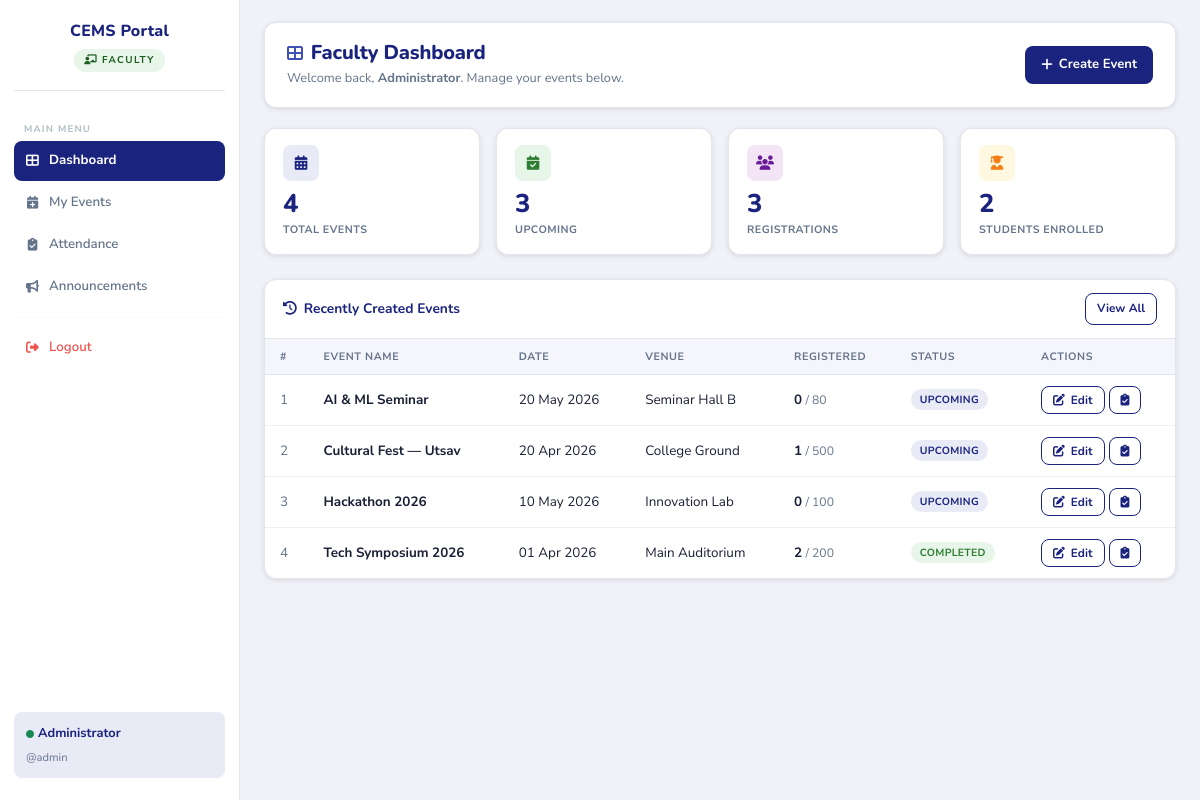
Page /faculty/dashboard.php (signed in) on the earlier database version.
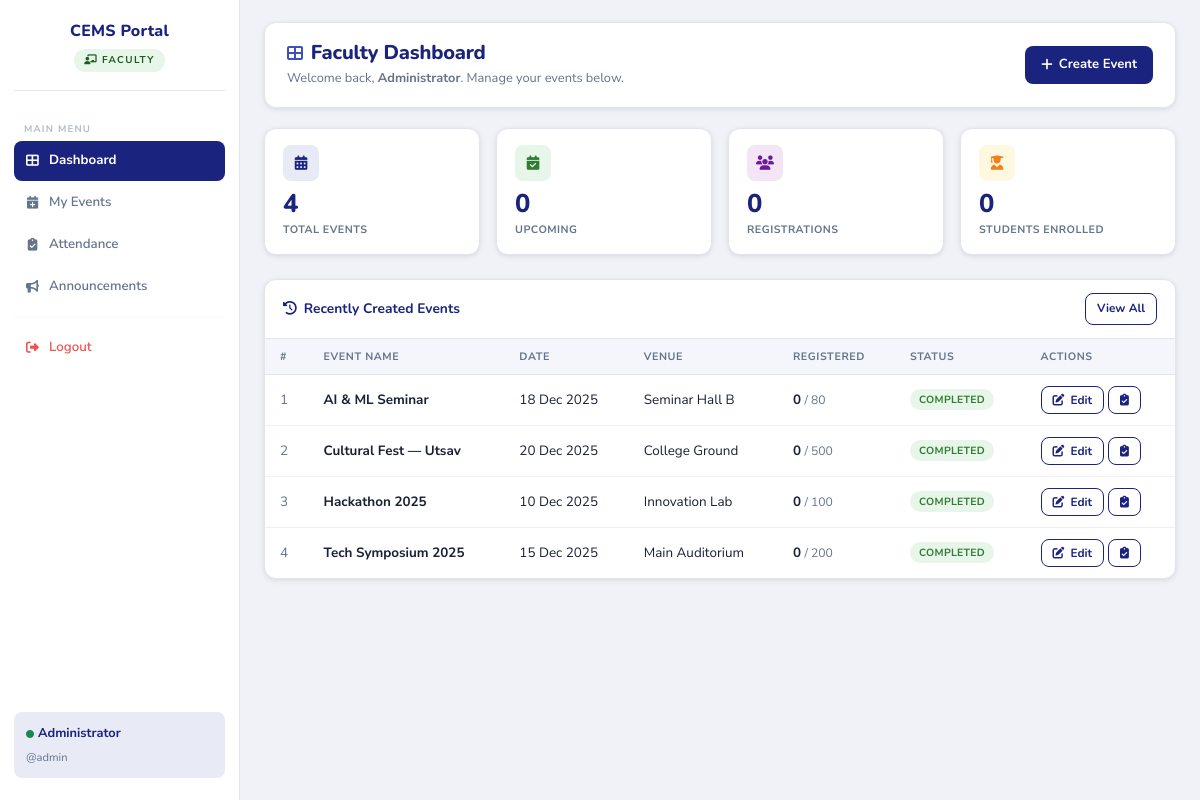
Same page on the later database version.
### tables this page shows
CREATE TABLE events (
    event_id         INT AUTO_INCREMENT PRIMARY KEY,
    event_name       VARCHAR(200) NOT NULL,
    description      TEXT         DEFAULT NULL,
    venue            VARCHAR(200) DEFAULT NULL,
    event_date       DATE         NOT NULL,
    event_time       TIME         DEFAULT NULL,
    capacity         INT          DEFAULT NULL,
    status           ENUM('Pending','Approved','Rejected') NOT NULL DEFAULT 'Pending',
    rejection_reason VARCHAR(500) DEFAULT NULL,
    created_by       INT          NOT NULL,
    created_at       TIMESTAMP    DEFAULT CURRENT_TIMESTAMP,
    FOREIGN KEY (created_by) REFERENCES faculty(faculty_id) ON DELETE CASCADE
);

### faculty/dashboard.php (the view, shortened to what the changed rows need)
<?php
require_once('../config/db.php');
$faculty_id   = $_SESSION['faculty_id'];
$total_events = $upcoming_events = $total_regs = $pending = 0;
try {
    $s = $conn->prepare("SELECT COUNT(*) c FROM events WHERE created_by=? AND event_date>=CURDATE()");
    $s->bind_param("i",$faculty_id); $s->execute();
    $upcoming_events = $s->get_result()->fetch_assoc()['c'];
    $s = $conn->prepare("SELECT COUNT(*) c FROM registrations r JOIN events e ON r.event_id=e.event_id WHERE e.created_by=?");
    $s->bind_param("i",$faculty_id); $s->execute();
    $total_regs = $s->get_result()->fetch_assoc()['c'];
    $s = $conn->prepare("SELECT COUNT(DISTINCT r.student_id) c FROM registrations r JOIN events e ON r.event_id=e.event_id WHERE e.created_by=?");
    $s->bind_param("i",$faculty_id); $s->execute();
    $pending = $s->get_result()->fetch_assoc()['c'];
} catch(Exception $e){}
$recent = [];
try {
    $s = $conn->prepare("
        SELECT e.event_id, e.event_name, e.event_date, e.venue, e.status, e.capacity,
               COUNT(r.registration_id) AS reg_count
        FROM events e
        LEFT JOIN registrations r ON r.event_id=e.event_id
        WHERE e.created_by=?
        GROUP BY e.event_id
        ORDER BY e.created_at DESC LIMIT 6
    ");
    $s->bind_param("i",$faculty_id); $s->execute();
    $recent = $s->get_result()->fetch_all(MYSQLI_ASSOC);
} catch(Exception $e){}
?>
<!DOCTYPE html>
<html lang="en">
<head>
    <link href="https://cdn.jsdelivr.net/npm/bootstrap@5.3.2/dist/css/bootstrap.min.css" rel="stylesheet">
    <link rel="stylesheet" href="https://cdnjs.cloudflare.com/ajax/libs/font-awesome/6.4.2/css/all.min.css">
    <link rel="stylesheet" href="../assets/css/style.css">
</head>
<body>
<main class="main-content">
<div class="content-inner">
  <div class="page-header">
    <div>
      <h1><i class="fas fa-th-large me-2" style="color:var(--accent);font-size:1rem;"></i>Faculty Dashboard</h1>
    </div>
  </div>
  <div class="row g-3 mb-4">
    <div class="col-6 col-lg-3">
      <div class="stat-card">
        <div class="stat-icon green"><i class="fas fa-calendar-check"></i></div>
        <div class="stat-number"><?= $upcoming_events ?></div>
        <div class="stat-label">Upcoming</div>
      </div>
    </div>
    <div class="col-6 col-lg-3">
      <div class="stat-card">
        <div class="stat-icon purple"><i class="fas fa-users"></i></div>
        <div class="stat-number"><?= $total_regs ?></div>
        <div class="stat-label">Registrations</div>
      </div>
    </div>
    <div class="col-6 col-lg-3">
      <div class="stat-card">
        <div class="stat-icon gold"><i class="fas fa-user-graduate"></i></div>
        <div class="stat-number"><?= $pending ?></div>
        <div class="stat-label">Students Enrolled</div>
      </div>
    </div>
  </div>
  <div class="table-wrap">
    <?php if(empty($recent)): ?>
    <div class="empty-state">
      <i class="fas fa-calendar-plus"></i>
      <h5>No events yet</h5>
      <p>Click "Create Event" to add your first event.</p>
    </div>
    <?php else: ?>
    <div style="overflow-x:auto;">
    <table class="cems-table">
      <thead>
        <tr>
          <th>#</th><th>Event Name</th><th>Date</th>
          <th>Venue</th><th>Registered</th><th>Status</th><th>Actions</th>
        </tr>
      </thead>
      <tbody>
      <?php foreach($recent as $i=>$e): ?>
      <tr>
        <td style="color:var(--text-muted)"><?= $i+1 ?></td>
        <td><strong><?= htmlspecialchars($e['event_name']) ?></strong></td>
        <td><?= date('d M Y',strtotime($e['event_date'])) ?></td>
        <td><?= htmlspecialchars($e['venue']?:'—') ?></td>
        <td>
          <strong><?= $e['reg_count'] ?></strong>
          <?php if($e['capacity']): ?><span style="color:var(--text-muted);font-size:0.76rem;"> / <?= $e['capacity'] ?></span><?php endif; ?>
        </td>
        <td><span class="badge-cems badge-<?= strtotime($e['event_date']) >= strtotime('today') ? 'open' : 'present' ?>"><?= strtotime($e['event_date']) >= strtotime('today') ? 'Upcoming' : 'Completed' ?></span></td>
        <td>
          <div class="d-flex gap-1">
            <a href="events.php?action=edit&id=<?= $e['event_id'] ?>" class="btn-outline-custom btn-sm-custom"><i class="fas fa-edit"></i> Edit</a>
            <a href="attendance.php?event_id=<?= $e['event_id'] ?>" class="btn-outline-custom btn-sm-custom"><i class="fas fa-clipboard-check"></i></a>
          </div>
        </td>
      </tr>
      <?php endforeach; ?>
      </tbody>
    </table>
    </div>
    <?php endif; ?>
  </div>
</div>
</main>
</body>
</html>

Differences in the rows shown:
changed events "AI & ML Seminar": event_date "20 May 2026" → "18 Dec 2025"; event_date "UPCOMING" → "COMPLETED"
changed events "Cultural Fest — Utsav": event_date "20 Apr 2026" → "20 Dec 2025"; reg_count "1" → "0"; event_date "UPCOMING" → "COMPLETED"
changed events "Innovation Lab": event_name "Hackathon 2026" → "Hackathon 2025"; event_date "10 May 2026" → "10 Dec 2025"; event_date "UPCOMING" → "COMPLETED"
changed events "Main Auditorium": event_name "Tech Symposium 2026" → "Tech Symposium 2025"; event_date "01 Apr 2026" → "15 Dec 2025"; reg_count "2" → "0"
Other differences:
$upcoming_events: "3" → "0"
$total_regs: "3" → "0"
$pending: "2" → "0"
